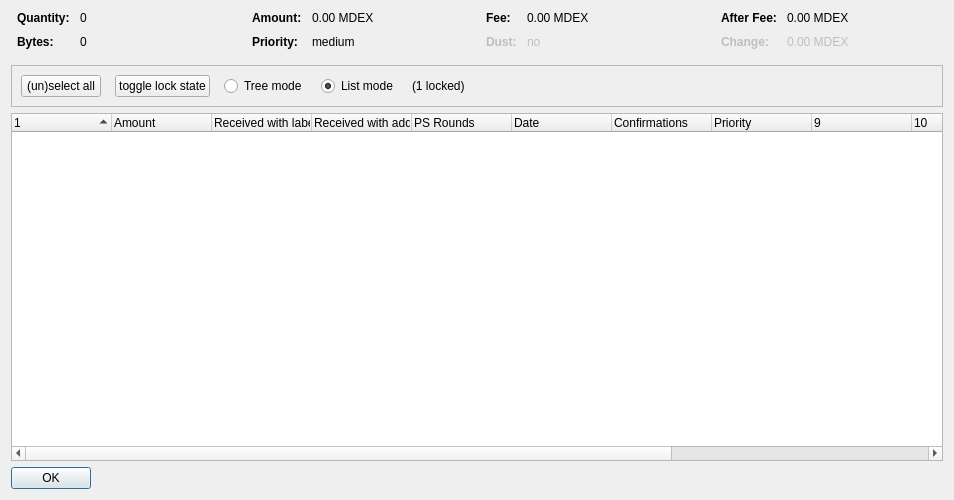
<?xml version="1.0" encoding="UTF-8"?>
<ui version="4.0">
 <class>CoinControlDialog</class>
 <widget class="QDialog" name="CoinControlDialog">
  <property name="geometry">
   <rect>
    <x>0</x>
    <y>0</y>
    <width>954</width>
    <height>500</height>
   </rect>
  </property>
  <property name="windowTitle">
   <string>Coin Selection</string>
  </property>
  <layout class="QVBoxLayout" name="verticalLayout">
   <item>
    <layout class="QHBoxLayout" name="horizontalLayoutTop" stretch="0,0,0,0">
     <property name="topMargin">
      <number>0</number>
     </property>
     <property name="bottomMargin">
      <number>10</number>
     </property>
     <item>
      <layout class="QFormLayout" name="formLayoutCoinControl1">
       <property name="horizontalSpacing">
        <number>10</number>
       </property>
       <property name="verticalSpacing">
        <number>10</number>
       </property>
       <property name="leftMargin">
        <number>6</number>
       </property>
       <property name="rightMargin">
        <number>6</number>
       </property>
       <item row="0" column="0">
        <widget class="QLabel" name="labelCoinControlQuantityText">
         <property name="font">
          <font>
           <weight>75</weight>
           <bold>true</bold>
          </font>
         </property>
         <property name="text">
          <string>Quantity:</string>
         </property>
        </widget>
       </item>
       <item row="0" column="1">
        <widget class="QLabel" name="labelCoinControlQuantity">
         <property name="cursor">
          <cursorShape>IBeamCursor</cursorShape>
         </property>
         <property name="contextMenuPolicy">
          <enum>Qt::ActionsContextMenu</enum>
         </property>
         <property name="text">
          <string notr="true">0</string>
         </property>
         <property name="textInteractionFlags">
          <set>Qt::LinksAccessibleByMouse|Qt::TextSelectableByKeyboard|Qt::TextSelectableByMouse</set>
         </property>
        </widget>
       </item>
       <item row="1" column="0">
        <widget class="QLabel" name="labelCoinControlBytesText">
         <property name="font">
          <font>
           <weight>75</weight>
           <bold>true</bold>
          </font>
         </property>
         <property name="text">
          <string>Bytes:</string>
         </property>
        </widget>
       </item>
       <item row="1" column="1">
        <widget class="QLabel" name="labelCoinControlBytes">
         <property name="cursor">
          <cursorShape>IBeamCursor</cursorShape>
         </property>
         <property name="contextMenuPolicy">
          <enum>Qt::ActionsContextMenu</enum>
         </property>
         <property name="text">
          <string notr="true">0</string>
         </property>
         <property name="textInteractionFlags">
          <set>Qt::LinksAccessibleByMouse|Qt::TextSelectableByKeyboard|Qt::TextSelectableByMouse</set>
         </property>
        </widget>
       </item>
      </layout>
     </item>
     <item>
      <layout class="QFormLayout" name="formLayoutCoinControl2">
       <property name="horizontalSpacing">
        <number>10</number>
       </property>
       <property name="verticalSpacing">
        <number>10</number>
       </property>
       <property name="leftMargin">
        <number>6</number>
       </property>
       <property name="rightMargin">
        <number>6</number>
       </property>
       <item row="0" column="0">
        <widget class="QLabel" name="labelCoinControlAmountText">
         <property name="font">
          <font>
           <weight>75</weight>
           <bold>true</bold>
          </font>
         </property>
         <property name="text">
          <string>Amount:</string>
         </property>
        </widget>
       </item>
       <item row="0" column="1">
        <widget class="QLabel" name="labelCoinControlAmount">
         <property name="cursor">
          <cursorShape>IBeamCursor</cursorShape>
         </property>
         <property name="contextMenuPolicy">
          <enum>Qt::ActionsContextMenu</enum>
         </property>
         <property name="text">
          <string notr="true">0.00 MDEX</string>
         </property>
         <property name="textInteractionFlags">
          <set>Qt::LinksAccessibleByMouse|Qt::TextSelectableByKeyboard|Qt::TextSelectableByMouse</set>
         </property>
        </widget>
       </item>
       <item row="1" column="0">
        <widget class="QLabel" name="labelCoinControlPriorityText">
         <property name="font">
          <font>
           <weight>75</weight>
           <bold>true</bold>
          </font>
         </property>
         <property name="text">
          <string>Priority:</string>
         </property>
        </widget>
       </item>
       <item row="1" column="1">
        <widget class="QLabel" name="labelCoinControlPriority">
         <property name="cursor">
          <cursorShape>IBeamCursor</cursorShape>
         </property>
         <property name="contextMenuPolicy">
          <enum>Qt::ActionsContextMenu</enum>
         </property>
         <property name="text">
          <string>medium</string>
         </property>
         <property name="textInteractionFlags">
          <set>Qt::LinksAccessibleByMouse|Qt::TextSelectableByKeyboard|Qt::TextSelectableByMouse</set>
         </property>
        </widget>
       </item>
      </layout>
     </item>
     <item>
      <layout class="QFormLayout" name="formLayoutCoinControl3">
       <property name="horizontalSpacing">
        <number>10</number>
       </property>
       <property name="verticalSpacing">
        <number>10</number>
       </property>
       <property name="leftMargin">
        <number>6</number>
       </property>
       <property name="rightMargin">
        <number>6</number>
       </property>
       <item row="0" column="0">
        <widget class="QLabel" name="labelCoinControlFeeText">
         <property name="font">
          <font>
           <weight>75</weight>
           <bold>true</bold>
          </font>
         </property>
         <property name="text">
          <string>Fee:</string>
         </property>
        </widget>
       </item>
       <item row="0" column="1">
        <widget class="QLabel" name="labelCoinControlFee">
         <property name="cursor">
          <cursorShape>IBeamCursor</cursorShape>
         </property>
         <property name="contextMenuPolicy">
          <enum>Qt::ActionsContextMenu</enum>
         </property>
         <property name="text">
          <string notr="true">0.00 MDEX</string>
         </property>
         <property name="textInteractionFlags">
          <set>Qt::LinksAccessibleByMouse|Qt::TextSelectableByKeyboard|Qt::TextSelectableByMouse</set>
         </property>
        </widget>
       </item>
       <item row="1" column="0">
        <widget class="QLabel" name="labelCoinControlLowOutputText">
         <property name="enabled">
          <bool>false</bool>
         </property>
         <property name="font">
          <font>
           <weight>75</weight>
           <bold>true</bold>
          </font>
         </property>
         <property name="text">
          <string>Dust:</string>
         </property>
        </widget>
       </item>
       <item row="1" column="1">
        <widget class="QLabel" name="labelCoinControlLowOutput">
         <property name="enabled">
          <bool>false</bool>
         </property>
         <property name="cursor">
          <cursorShape>IBeamCursor</cursorShape>
         </property>
         <property name="contextMenuPolicy">
          <enum>Qt::ActionsContextMenu</enum>
         </property>
         <property name="text">
          <string>no</string>
         </property>
         <property name="textInteractionFlags">
          <set>Qt::LinksAccessibleByMouse|Qt::TextSelectableByKeyboard|Qt::TextSelectableByMouse</set>
         </property>
        </widget>
       </item>
      </layout>
     </item>
     <item>
      <layout class="QFormLayout" name="formLayoutCoinControl4">
       <property name="horizontalSpacing">
        <number>10</number>
       </property>
       <property name="verticalSpacing">
        <number>10</number>
       </property>
       <property name="leftMargin">
        <number>6</number>
       </property>
       <property name="rightMargin">
        <number>6</number>
       </property>
       <item row="0" column="0">
        <widget class="QLabel" name="labelCoinControlAfterFeeText">
         <property name="font">
          <font>
           <weight>75</weight>
           <bold>true</bold>
          </font>
         </property>
         <property name="text">
          <string>After Fee:</string>
         </property>
        </widget>
       </item>
       <item row="0" column="1">
        <widget class="QLabel" name="labelCoinControlAfterFee">
         <property name="cursor">
          <cursorShape>IBeamCursor</cursorShape>
         </property>
         <property name="contextMenuPolicy">
          <enum>Qt::ActionsContextMenu</enum>
         </property>
         <property name="text">
          <string notr="true">0.00 MDEX</string>
         </property>
         <property name="textInteractionFlags">
          <set>Qt::LinksAccessibleByMouse|Qt::TextSelectableByKeyboard|Qt::TextSelectableByMouse</set>
         </property>
        </widget>
       </item>
       <item row="1" column="0">
        <widget class="QLabel" name="labelCoinControlChangeText">
         <property name="enabled">
          <bool>false</bool>
         </property>
         <property name="font">
          <font>
           <weight>75</weight>
           <bold>true</bold>
          </font>
         </property>
         <property name="text">
          <string>Change:</string>
         </property>
        </widget>
       </item>
       <item row="1" column="1">
        <widget class="QLabel" name="labelCoinControlChange">
         <property name="enabled">
          <bool>false</bool>
         </property>
         <property name="cursor">
          <cursorShape>IBeamCursor</cursorShape>
         </property>
         <property name="contextMenuPolicy">
          <enum>Qt::ActionsContextMenu</enum>
         </property>
         <property name="text">
          <string notr="true">0.00 MDEX</string>
         </property>
         <property name="textInteractionFlags">
          <set>Qt::LinksAccessibleByMouse|Qt::TextSelectableByKeyboard|Qt::TextSelectableByMouse</set>
         </property>
        </widget>
       </item>
      </layout>
     </item>
    </layout>
   </item>
   <item>
    <widget class="QFrame" name="frame">
     <property name="minimumSize">
      <size>
       <width>0</width>
       <height>40</height>
      </size>
     </property>
     <property name="frameShape">
      <enum>QFrame::StyledPanel</enum>
     </property>
     <property name="frameShadow">
      <enum>QFrame::Sunken</enum>
     </property>
     <layout class="QHBoxLayout" name="horizontalLayout">
      <item>
       <layout class="QHBoxLayout" name="horizontalLayoutPanel" stretch="0,0,0,0,0,0">
        <property name="spacing">
         <number>14</number>
        </property>
        <item>
         <widget class="QPushButton" name="pushButtonSelectAll">
          <property name="sizePolicy">
           <sizepolicy hsizetype="Maximum" vsizetype="Fixed">
            <horstretch>0</horstretch>
            <verstretch>0</verstretch>
           </sizepolicy>
          </property>
          <property name="text">
           <string>(un)select all</string>
          </property>
          <property name="autoDefault">
           <bool>false</bool>
          </property>
         </widget>
        </item>
        <item>
         <widget class="QPushButton" name="pushButtonToggleLock">
          <property name="sizePolicy">
           <sizepolicy hsizetype="Maximum" vsizetype="Fixed">
            <horstretch>0</horstretch>
            <verstretch>0</verstretch>
           </sizepolicy>
          </property>
          <property name="text">
           <string>toggle lock state</string>
          </property>
          <property name="autoDefault">
           <bool>false</bool>
          </property>
         </widget>
        </item>
        <item>
         <widget class="QRadioButton" name="radioTreeMode">
          <property name="sizePolicy">
           <sizepolicy hsizetype="Maximum" vsizetype="Fixed">
            <horstretch>0</horstretch>
            <verstretch>0</verstretch>
           </sizepolicy>
          </property>
          <property name="text">
           <string>Tree mode</string>
          </property>
         </widget>
        </item>
        <item>
         <widget class="QRadioButton" name="radioListMode">
          <property name="sizePolicy">
           <sizepolicy hsizetype="Maximum" vsizetype="Fixed">
            <horstretch>0</horstretch>
            <verstretch>0</verstretch>
           </sizepolicy>
          </property>
          <property name="text">
           <string>List mode</string>
          </property>
          <property name="checked">
           <bool>true</bool>
          </property>
         </widget>
        </item>
        <item>
         <widget class="QLabel" name="labelLocked">
          <property name="text">
           <string>(1 locked)</string>
          </property>
         </widget>
        </item>
        <item>
         <spacer name="horizontalSpacer">
          <property name="orientation">
           <enum>Qt::Horizontal</enum>
          </property>
          <property name="sizeHint" stdset="0">
           <size>
            <width>40</width>
            <height>20</height>
           </size>
          </property>
         </spacer>
        </item>
       </layout>
      </item>
     </layout>
    </widget>
   </item>
   <item>
    <widget class="CoinControlTreeWidget" name="treeWidget">
     <property name="contextMenuPolicy">
      <enum>Qt::CustomContextMenu</enum>
     </property>
     <property name="sortingEnabled">
      <bool>false</bool>
     </property>
     <property name="columnCount">
      <number>13</number>
     </property>
     <attribute name="headerShowSortIndicator" stdset="0">
      <bool>true</bool>
     </attribute>
     <attribute name="headerStretchLastSection">
      <bool>false</bool>
     </attribute>
     <column>
      <property name="text">
       <string/>
      </property>
     </column>
     <column>
      <property name="text">
       <string>Amount</string>
      </property>
     </column>
     <column>
      <property name="text">
       <string>Received with label</string>
      </property>
     </column>
     <column>
      <property name="text">
       <string>Received with address</string>
      </property>
     </column>
     <column>
      <property name="text">
       <string>PS Rounds</string>
      </property>
     </column>
     <column>
      <property name="text">
       <string>Date</string>
      </property>
     </column>
     <column>
      <property name="text">
       <string>Confirmations</string>
      </property>
      <property name="toolTip">
       <string>Confirmed</string>
      </property>
     </column>
     <column>
      <property name="text">
       <string>Priority</string>
      </property>
     </column>
     <column>
      <property name="text">
       <string/>
      </property>
     </column>
     <column>
      <property name="text">
       <string/>
      </property>
     </column>
     <column>
      <property name="text">
       <string/>
      </property>
     </column>
     <column>
      <property name="text">
       <string/>
      </property>
     </column>
     <column>
      <property name="text">
       <string/>
      </property>
     </column>
    </widget>
   </item>
   <item>
    <widget class="QDialogButtonBox" name="buttonBox">
     <property name="sizePolicy">
      <sizepolicy hsizetype="Maximum" vsizetype="Fixed">
       <horstretch>0</horstretch>
       <verstretch>0</verstretch>
      </sizepolicy>
     </property>
     <property name="orientation">
      <enum>Qt::Horizontal</enum>
     </property>
     <property name="standardButtons">
      <set>QDialogButtonBox::Ok</set>
     </property>
    </widget>
   </item>
  </layout>
 </widget>
 <customwidgets>
  <customwidget>
   <class>CoinControlTreeWidget</class>
   <extends>QTreeWidget</extends>
   <header>coincontroltreewidget.h</header>
  </customwidget>
 </customwidgets>
 <resources/>
 <connections/>
</ui>
